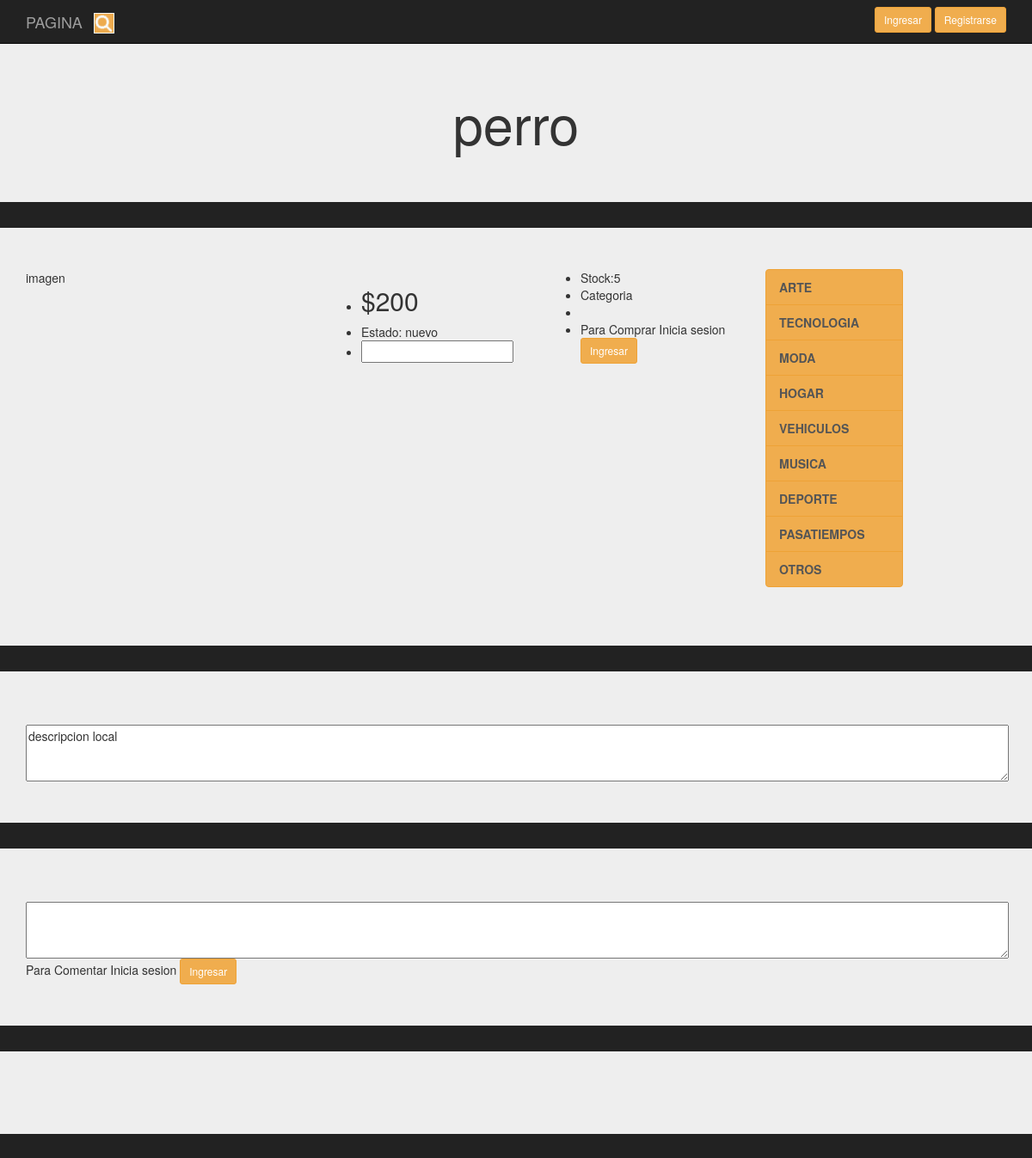
Before: /Prueba/Presentacion/articulo.php?id_pub=9 with the older database file.
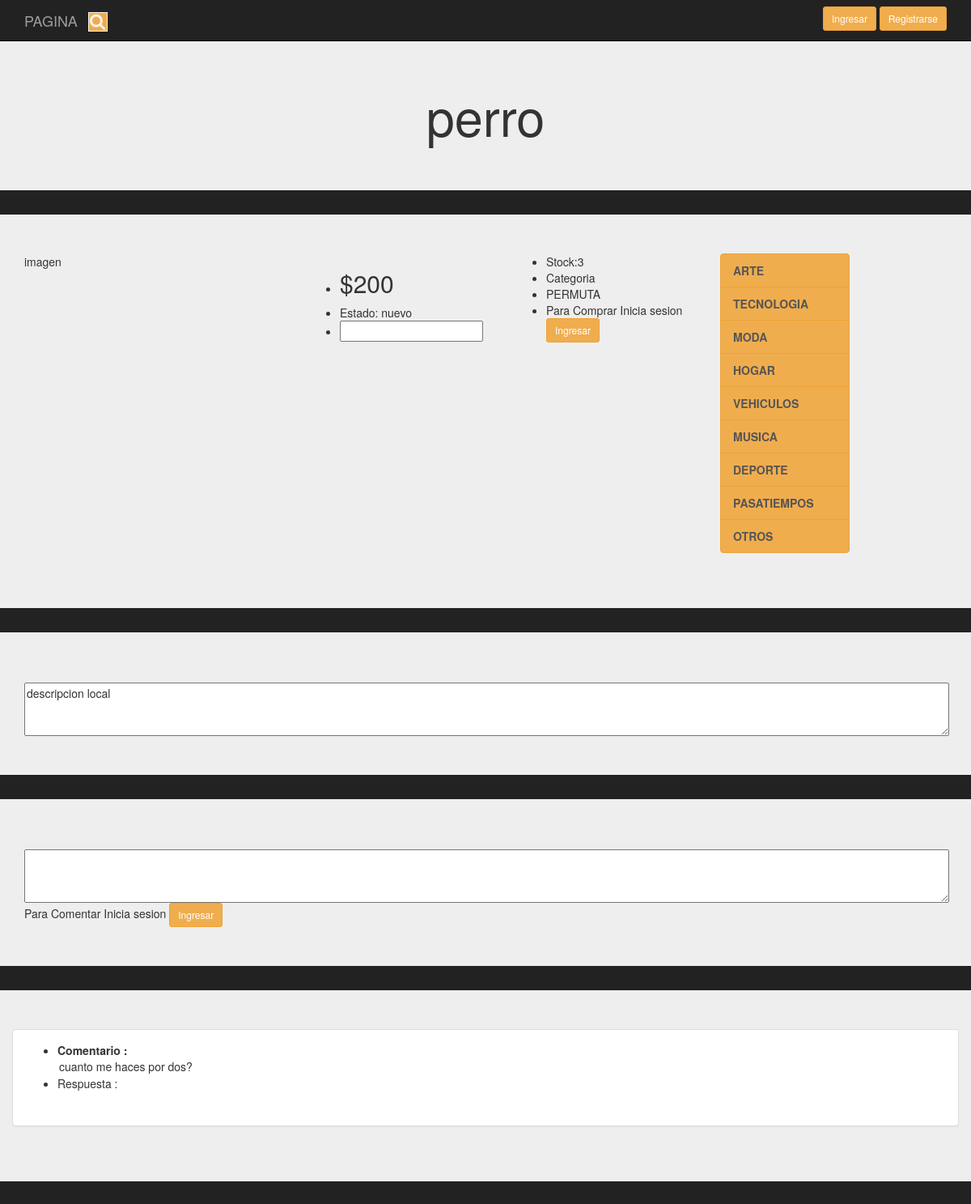
After: the same page with the newer database file.
### tables this page shows
CREATE TABLE `publicacion` (
  `id_pub` int(11) NOT NULL,
  `id_usup` int(11) NOT NULL,
  `nom_pub` varchar(40) DEFAULT NULL,
  `precio_pub` int(11) DEFAULT NULL,
  `stock_pub` int(11) DEFAULT NULL,
  `descripcion_pub` varchar(400) DEFAULT NULL,
  `img01_pub` varchar(20) DEFAULT NULL,
  `img02_pub` varchar(20) NOT NULL,
  `img03_pub` varchar(20) NOT NULL,
  `nuevo_pub` varchar(20) DEFAULT NULL,
  `fecha_pub` date DEFAULT NULL,
  `acepta_permuta_pub` varchar(20) DEFAULT NULL,
  `categoria_pub` varchar(20) DEFAULT NULL,
  `denuncia_pub` tinyint(1) DEFAULT NULL
);

CREATE TABLE `comenta` (
  `id_comen` int(11) NOT NULL,
  `id_usucom` int(11) NOT NULL,
  `id_pubcom` int(11) NOT NULL,
  `comentario` varchar(200) DEFAULT NULL,
  `denunciado_com` tinyint(1) NOT NULL,
  `responde_com` varchar(400) NOT NULL
);

### Prueba/clases/Publicacion.class.php (called while the page is built, shortened)
<?php
require_once('../persistencia/PersistenciaPublicacion.class.php');
class Publicacion
{
    private $id_pub;
    function __construct($id='',$usu='',$nom='',$pre='',$sto='',$des='',$im1='',$im2='',$im3='',$nue=''
	,$fec='',$acp='',$cat='',$den='')
    {
        $this->id_pub= $id;
    }
    public function getIdPublicacion()
    {
      return $this->id_pub;
    }
	public function consultaUno($conex)
    {
      $pu=new PersistenciaPublicacion;
      $datos= $pu->consUno($this,$conex);
      return $datos;
    }
}
?>

### Prueba/persistencia/PersistenciaPublicacion.class.php (called while the page is built, shortened)
<?php
class PersistenciaPublicacion
{
    public function consUno($obj, $conex)
   {
        $id_pub= trim($obj->getIdPublicacion());
        $sql = "select * from publicacion where id_pub=:id_pub";
        $result = $conex->prepare($sql);
	    $result->execute(array(":id_pub" => $id_pub));
		$resultados=$result->fetchAll();
       return $resultados;
    }
 }
?>

### Prueba/clases/Usuario.class.php (called while the page is built, shortened)
<?php
require_once('../persistencia/PersistenciaUsuario.class.php');
class Usuario
{
    function __construct($id='',$repu='',$susp='',$rol='',$prem='',$id_per='')
    {
        $this->idusu= $id;
	}
    public function getIdusuario()
    {
      return $this->idusu;
    }
	public function consultaUno($conex)
    {
      $pu=new PersistenciaUsuario;
      $datos= $pu->consUno($this,$conex);
      return $datos;
    }
}
?>

### Prueba/persistencia/PersistenciaUsuario.class.php (called while the page is built, shortened)
<?php
class PersistenciaUsuario
{
    public function consUno($obj, $conex)
   {
        $id_usu= trim($obj->getIdusuario());
        $sql = "select * from usuario where id_usu=:id_usu";
        $result = $conex->prepare($sql);
	    $result->execute(array(":id_usu" => $id_usu));
		$resultados=$result->fetchAll();
       return $resultados;
    }
 }
?>

### Prueba/clases/Comenta.class.php (called while the page is built, shortened)
<?php
require_once('../persistencia/PersistenciaComenta.class.php');
class Comenta
{
	private $id_pubcom;
    function __construct($idc='',$idu='',$idp='',$com='',$den='',$resp='')
    {
		$this->id_pubcom= $idp;
	}
	public function getIdpubcom()
    {
      return $this->id_pubcom;
    }
    public function consultaTodosPub($conex)
    {
      $pu=new PersistenciaComenta;
      $datos= $pu->consTodosPub($this,$conex);
      return $datos;
    }
}
?>

### Prueba/persistencia/PersistenciaComenta.class.php (called while the page is built, shortened)
<?php
class PersistenciaComenta
{
   public function consTodosPub($obj, $conex)
   {
		$id_pub= trim($obj->getIdpubcom());
        $sql = "select * from comenta where id_pubcom=:id_pub";
        $result = $conex->prepare($sql);
		$result->execute(array(":id_pub" => $id_pub));
		$resultados=$result->fetchAll();
       return $resultados;
    }
 }
?>

### Prueba/Presentacion/articulo.php (the view, shortened to what the changed rows need)
<?php
require_once('../clases/Publicacion.class.php');
require_once('../clases/Usuario.class.php');
require_once('../clases/Comenta.class.php');
$id_pub= strip_tags(trim($_GET['id_pub']));
?>
<!doctype html>
<html lang="en">
<head>
<link rel="stylesheet" href="https://maxcdn.bootstrapcdn.com/bootstrap/3.3.7/css/bootstrap.min.css">
<link rel="stylesheet" href="../css/estilos.css">
	</head>
<body>
									<?php
										$conex = conectar();
										$d = new Publicacion($id_pub);
										$datos_d=$d->consultaUno($conex);
										$cuenta=count($datos_d);
									?>
									<?php
									for ($i=0;$i<$cuenta;$i++)
									{
									?>
									<?php $id_usup = $datos_d[$i][1]?>
									<?php $nom_pub = $datos_d[$i][2]?>
									<?php $precio = $datos_d[$i][3]?>
									<?php $stock = $datos_d[$i][4]?>
									<?php $descripcion = $datos_d[$i][5]?>
									<?php $estado = $datos_d[$i][9]?>
									<?php $permuta = $datos_d[$i][11]?>
									<?php
											$conex = conectar();
											$u = new Usuario($id_usup);
											$datos_u=$u->consultaUno($conex);
											$cuentau=count($datos_u);
										?>
											<?php
											for ($i=0;$i<$cuentau;$i++)
											{
											?>
									<?php
												$id_comenpub = $datos_d[$i][0];
												$conex = conectar();
												$c = new Comenta('','',$id_comenpub);
												$datos_c=$c->consultaTodosPub($conex);
												$cuentac=count($datos_c);
											?>
											<table>
				<?php
				for ($i=0;$i<$cuentac;$i++)
				{
				?>
										<?php $id_com = $datos_c[$i][0]?>
										<?php $id_usucomenta = $datos_c[$i][1]?>
										<?php $id_pub_comentada = $datos_c[$i][2]?>
										<?php $comentario = $datos_c[$i][3]?>
										<?php $com_denunciado = $datos_c[$i][4]?>
										<?php $respuesta = $datos_c[$i][5]?>
								<?php
								}
								?>
		<div class="jumbotron">
			<div class="container text-center">
			<h1 class="text-danger"><?php echo $nom_pub ?></h1>
			</div>
		</div>
		<div class="jumbotron">
				<div class="container">
					<div class="row col-md-4">
					imagen
					</div>
					<div class="row col-md-3">
						<ul>
							<li><h2>$<?php echo $precio ?></h2></li>
							<li>Estado: <?php echo $estado ?></li>
							<li><input type="number" min="1" class=""></li>
						</ul>
					</div>
					<div class="row col-md-3">
						<ul>
							<li>Stock:<?php echo $stock ?></li>
							<li>Categoria</li>
							<li><?php if ($permuta == "permuta"){ ?>
							PERMUTA
							<?php }
							if ($permuta == "nopermuta") {?>
							No permuta
							<?php }?></li>
							<li>Para Comprar Inicia sesion <a href="singin.php" class="btn btn-warning btn-sm">Ingresar</a></li>
						</ul>
					</div>
					<div>
						<div class="row col-xs-6 col-sm-3 col-md-2 sidebar-offcanvas aling-left" id="sidebar">
						  <div class="list-group"><b>
						 	<a href="menucategoria.php?categoria=ARTE" class="list-group-item">ARTE</a>
							<a href="menucategoria.php?categoria=TECNOLOGIA" class="list-group-item">TECNOLOGIA</a>
							<a href="menucategoria.php?categoria=MODA" class="list-group-item">MODA</a>
							<a href="menucategoria.php?categoria=HOGAR" class="list-group-item">HOGAR</a>
							<a href="menucategoria.php?categoria=VEHICULOS" class="list-group-item">VEHICULOS</a>
							<a href="menucategoria.php?categoria=MUSICA" class="list-group-item">MUSICA</a>
							<a href="menucategoria.php?categoria=DEPORTE" class="list-group-item">DEPORTE</a>
							<a href="menucategoria.php?categoria=PASATIEMPOS" class="list-group-item">PASATIEMPOS</a>
							<a href="menucategoria.php?categoria=OTROS" class="list-group-item">OTROS</a>
							</b>
						  </div>
						</div>
					</div>
				</div>
		</div>
			<div class="jumbotron">
				<div class="container">
					<form action="">
						<textarea name="area" id="" cols="150" rows="3"><?php echo $descripcion ?></textarea>
					</form>
				</div>
			</div>
		<div class="jumbotron">
			<div class="container">
				<form action="">
					<textarea name="area" id="" cols="150" rows="3"></textarea><br>
					Para Comentar Inicia sesion <a href="singin.php" class="btn btn-warning btn-sm">Ingresar</a>
				</form>
			</div>
		</div>
		<div class="jumbotron">
			<div class="container">
				<div class="row">
				<?php
				for ($i=0;$i<$cuentac;$i++)
				{
				?>
				<div class="panel panel-default">
					<div class="panel-body">
						<ul>
							<li><strong>Comentario : </strong><br><option value="<?php echo $datos_c[$i][0]?>"  ><?php echo $datos_c[$i][3]?></option></li>
							<li>Respuesta : <br><option value="<?php echo $datos_c[$i][0]?>"  ><?php echo $datos_c[$i][5]?></option></li>
						</ul>
					</div>
				</div>
				<?php
				}
				?>
				</div>
			</div>
		</div>
</body>
</html>
								<?php
								}
								}
								?>

Changed rows visible on the page:
changed publicacion "perro": stock_pub "5" → "3"
added comenta: $datos_c[$i][0] 17 (drawn)
Other visible differences:
new list line: "PERMUTA"
